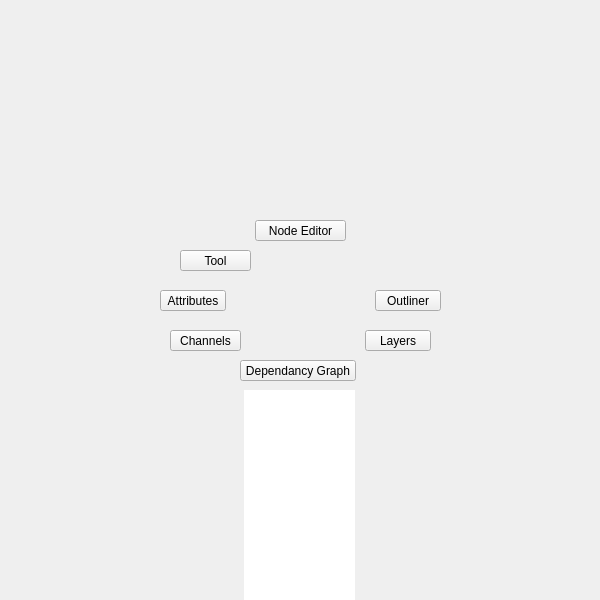
<?xml version="1.0" encoding="UTF-8"?>
<ui version="4.0">
 <class>QtUi</class>
 <widget class="QMainWindow" name="QtUi">
  <property name="enabled">
   <bool>true</bool>
  </property>
  <property name="geometry">
   <rect>
    <x>0</x>
    <y>0</y>
    <width>600</width>
    <height>600</height>
   </rect>
  </property>
  <property name="sizePolicy">
   <sizepolicy hsizetype="Ignored" vsizetype="Ignored">
    <horstretch>0</horstretch>
    <verstretch>0</verstretch>
   </sizepolicy>
  </property>
  <property name="minimumSize">
   <size>
    <width>0</width>
    <height>0</height>
   </size>
  </property>
  <property name="maximumSize">
   <size>
    <width>600</width>
    <height>600</height>
   </size>
  </property>
  <property name="cursor">
   <cursorShape>ArrowCursor</cursorShape>
  </property>
  <property name="windowTitle">
   <string>Toolkit</string>
  </property>
  <property name="whatsThis">
   <string>main</string>
  </property>
  <property name="toolButtonStyle">
   <enum>Qt::ToolButtonIconOnly</enum>
  </property>
  <property name="tabShape">
   <enum>QTabWidget::Triangular</enum>
  </property>
  <property name="dockNestingEnabled">
   <bool>true</bool>
  </property>
  <property name="dockOptions">
   <set>QMainWindow::AllowNestedDocks|QMainWindow::AllowTabbedDocks|QMainWindow::AnimatedDocks|QMainWindow::ForceTabbedDocks</set>
  </property>
  <widget class="QWidget" name="mainWindow">
   <property name="sizePolicy">
    <sizepolicy hsizetype="Ignored" vsizetype="Ignored">
     <horstretch>0</horstretch>
     <verstretch>0</verstretch>
    </sizepolicy>
   </property>
   <widget class="QWidget" name="staticWindow" native="true">
    <property name="geometry">
     <rect>
      <x>0</x>
      <y>0</y>
      <width>601</width>
      <height>601</height>
     </rect>
    </property>
    <widget class="QWidget" name="w000" native="true">
     <property name="geometry">
      <rect>
       <x>-1</x>
       <y>0</y>
       <width>601</width>
       <height>211</height>
      </rect>
     </property>
    </widget>
    <widget class="QWidget" name="w001" native="true">
     <property name="geometry">
      <rect>
       <x>-1</x>
       <y>390</y>
       <width>601</width>
       <height>211</height>
      </rect>
     </property>
     <widget class="QTreeWidget_ExpandableList" name="tree000">
      <property name="geometry">
       <rect>
        <x>245</x>
        <y>0</y>
        <width>111</width>
        <height>211</height>
       </rect>
      </property>
      <property name="layoutDirection">
       <enum>Qt::LeftToRight</enum>
      </property>
      <property name="frameShape">
       <enum>QFrame::NoFrame</enum>
      </property>
      <property name="frameShadow">
       <enum>QFrame::Plain</enum>
      </property>
      <property name="verticalScrollBarPolicy">
       <enum>Qt::ScrollBarAlwaysOff</enum>
      </property>
      <property name="horizontalScrollBarPolicy">
       <enum>Qt::ScrollBarAlwaysOff</enum>
      </property>
      <property name="sizeAdjustPolicy">
       <enum>QAbstractScrollArea::AdjustToContents</enum>
      </property>
      <property name="selectionMode">
       <enum>QAbstractItemView::NoSelection</enum>
      </property>
      <property name="indentation">
       <number>0</number>
      </property>
      <property name="itemsExpandable">
       <bool>false</bool>
      </property>
      <property name="headerHidden">
       <bool>true</bool>
      </property>
      <property name="expandsOnDoubleClick">
       <bool>false</bool>
      </property>
      <property name="columnCount">
       <number>0</number>
      </property>
      <attribute name="headerVisible">
       <bool>false</bool>
      </attribute>
     </widget>
    </widget>
    <widget class="QWidget" name="widget" native="true">
     <property name="geometry">
      <rect>
       <x>150</x>
       <y>210</y>
       <width>300</width>
       <height>181</height>
      </rect>
     </property>
     <widget class="QPushButton" name="v004">
      <property name="geometry">
       <rect>
        <x>20</x>
        <y>120</y>
        <width>71</width>
        <height>21</height>
       </rect>
      </property>
      <property name="minimumSize">
       <size>
        <width>0</width>
        <height>21</height>
       </size>
      </property>
      <property name="maximumSize">
       <size>
        <width>16777215</width>
        <height>21</height>
       </size>
      </property>
      <property name="toolTip">
       <string/>
      </property>
      <property name="whatsThis">
       <string>dynLayout</string>
      </property>
      <property name="text">
       <string>Channels</string>
      </property>
     </widget>
     <widget class="QPushButton" name="v002">
      <property name="geometry">
       <rect>
        <x>30</x>
        <y>40</y>
        <width>71</width>
        <height>21</height>
       </rect>
      </property>
      <property name="minimumSize">
       <size>
        <width>0</width>
        <height>21</height>
       </size>
      </property>
      <property name="maximumSize">
       <size>
        <width>16777215</width>
        <height>21</height>
       </size>
      </property>
      <property name="toolTip">
       <string/>
      </property>
      <property name="whatsThis">
       <string>dynLayout</string>
      </property>
      <property name="text">
       <string>Tool</string>
      </property>
     </widget>
     <widget class="QPushButton" name="v000">
      <property name="geometry">
       <rect>
        <x>10</x>
        <y>80</y>
        <width>66</width>
        <height>21</height>
       </rect>
      </property>
      <property name="minimumSize">
       <size>
        <width>0</width>
        <height>21</height>
       </size>
      </property>
      <property name="maximumSize">
       <size>
        <width>16777215</width>
        <height>21</height>
       </size>
      </property>
      <property name="toolTip">
       <string/>
      </property>
      <property name="whatsThis">
       <string>dynLayout</string>
      </property>
      <property name="text">
       <string>Attributes</string>
      </property>
     </widget>
     <widget class="QPushButton" name="v001">
      <property name="geometry">
       <rect>
        <x>225</x>
        <y>80</y>
        <width>66</width>
        <height>21</height>
       </rect>
      </property>
      <property name="minimumSize">
       <size>
        <width>0</width>
        <height>21</height>
       </size>
      </property>
      <property name="maximumSize">
       <size>
        <width>16777215</width>
        <height>21</height>
       </size>
      </property>
      <property name="toolTip">
       <string/>
      </property>
      <property name="whatsThis">
       <string>dynLayout</string>
      </property>
      <property name="text">
       <string>Outliner</string>
      </property>
     </widget>
     <widget class="QPushButton" name="v003">
      <property name="geometry">
       <rect>
        <x>215</x>
        <y>120</y>
        <width>66</width>
        <height>21</height>
       </rect>
      </property>
      <property name="minimumSize">
       <size>
        <width>0</width>
        <height>21</height>
       </size>
      </property>
      <property name="maximumSize">
       <size>
        <width>16777215</width>
        <height>21</height>
       </size>
      </property>
      <property name="toolTip">
       <string/>
      </property>
      <property name="whatsThis">
       <string>dynLayout</string>
      </property>
      <property name="text">
       <string>Layers</string>
      </property>
     </widget>
     <widget class="QPushButton" name="v006">
      <property name="geometry">
       <rect>
        <x>90</x>
        <y>150</y>
        <width>116</width>
        <height>21</height>
       </rect>
      </property>
      <property name="minimumSize">
       <size>
        <width>0</width>
        <height>21</height>
       </size>
      </property>
      <property name="maximumSize">
       <size>
        <width>16777215</width>
        <height>21</height>
       </size>
      </property>
      <property name="toolTip">
       <string/>
      </property>
      <property name="whatsThis">
       <string>dynLayout</string>
      </property>
      <property name="text">
       <string>Dependancy Graph</string>
      </property>
     </widget>
     <widget class="QPushButton" name="v005">
      <property name="geometry">
       <rect>
        <x>105</x>
        <y>10</y>
        <width>91</width>
        <height>21</height>
       </rect>
      </property>
      <property name="minimumSize">
       <size>
        <width>0</width>
        <height>21</height>
       </size>
      </property>
      <property name="maximumSize">
       <size>
        <width>16777215</width>
        <height>21</height>
       </size>
      </property>
      <property name="toolTip">
       <string/>
      </property>
      <property name="whatsThis">
       <string>dynLayout</string>
      </property>
      <property name="text">
       <string>Node Editor</string>
      </property>
     </widget>
    </widget>
   </widget>
  </widget>
 </widget>
 <customwidgets>
  <customwidget>
   <class>QTreeWidget_ExpandableList</class>
   <extends>QTreeWidget</extends>
   <header>qtreewidget_expandablelist.h</header>
  </customwidget>
 </customwidgets>
 <resources/>
 <connections/>
 <designerdata>
  <property name="gridDeltaX">
   <number>5</number>
  </property>
  <property name="gridDeltaY">
   <number>10</number>
  </property>
  <property name="gridSnapX">
   <bool>true</bool>
  </property>
  <property name="gridSnapY">
   <bool>true</bool>
  </property>
  <property name="gridVisible">
   <bool>true</bool>
  </property>
 </designerdata>
</ui>
